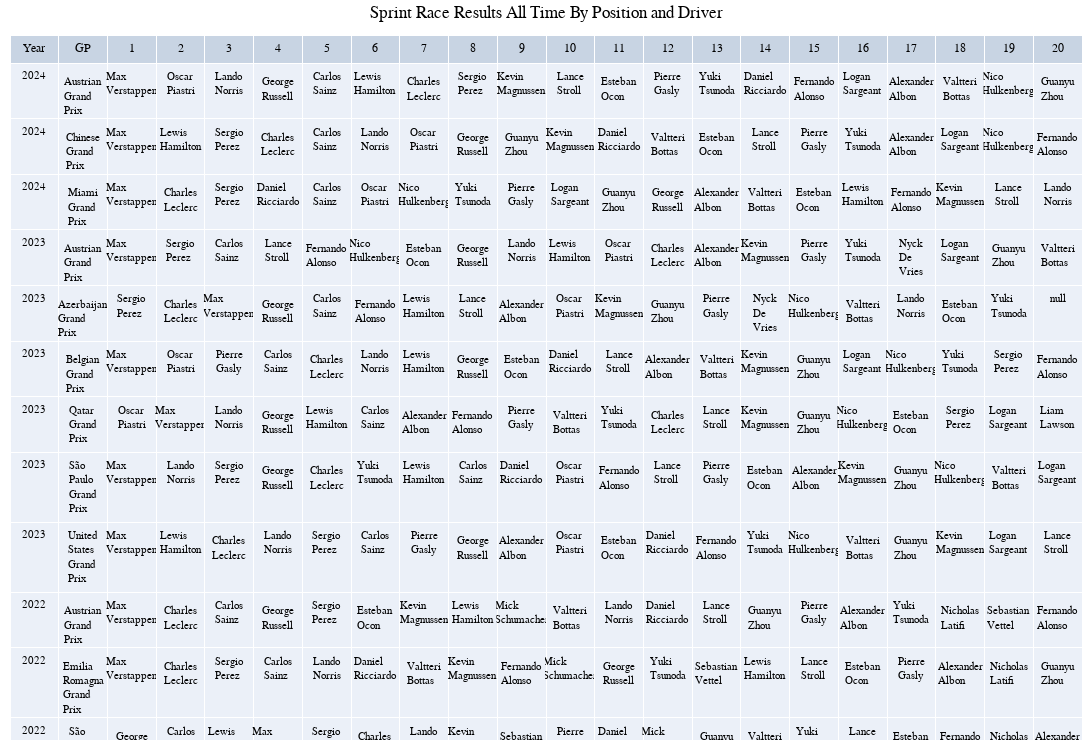

The notebook cell saved with this chart:
### Code cell
import plotly.graph_objects as go

fig_sprint = go.Figure(go.Table
 (header={"values": GP_Sprint_Wins.columns},
  cells=dict(
    values=GP_Sprint_Wins.T.values,
    # fill_color=[GP_Sprint_Wins.Color],
    align='center', font=dict(color='Black', size=11)
    ))
 )

# fig.update_layout(
#     updatemenus=[
#         {
#             "buttons": [
#                 {
#                     "label": c,
#                     "method": "update",
#                     "args": [
#                         {
#                             "cells": {
#                                 "values": GP_Sprint_Wins.T.values
#                                 if c == "All"
#                                 else GP_Sprint_Wins.loc[GP_Sprint_Wins["Year"].eq(c)].T.values
#                             }
#                         }
#                     ],
#                 }
#                 for c in ["All"] + GP_Sprint_Wins["Year"].unique().tolist()
#             ]
#         }
#     ]
# )

fig_sprint.update_layout(
    title="Sprint Race Results All Time By Position and Driver",
        title_x=0.5,
        template="plotly_white",

    yaxis = dict(tickfont = dict(size=12)),
    xaxis = dict(tickfont = dict(size=12)),
    font=dict(
        family="PT Sans Narrow",
        size=12,
        color="Black"
    ),
    height=750,
    width=1400,
    title_font_family="PT Sans Narrow",
    margin=dict(l=10, r=10, t=35, b=10),
)
fig_sprint.show()

### Figure 1 — Plotly figure (JSON) as saved in the notebook; plotly's stock layout.template omitted (floating-point values rounded to 4 significant figures; data arrays with more than 128 entries replaced by an {"elided": "..."} marker saying what was removed)
{"data": [{"cells": {"align": "center", "font": {"color": "Black", "size": 11}, "values": {"elided": "22x15 mixed values"}}, "header": {"values": ["Year", "GP", 1, 2, 3, 4, 5, 6, 7, 8, 9, 10, 11, 12, 13, 14, 15, 16, 17, 18, 19, 20]}, "type": "table"}], "layout": {"font": {"color": "Black", "family": "PT Sans Narrow", "size": 12}, "height": 750, "margin": {"b": 10, "l": 10, "r": 10, "t": 35}, "title": {"font": {"family": "PT Sans Narrow"}, "text": "Sprint Race Results All Time By Position and Driver", "x": 0.5}, "width": 1400, "xaxis": {"tickfont": {"size": 12}}, "yaxis": {"tickfont": {"size": 12}}}}
